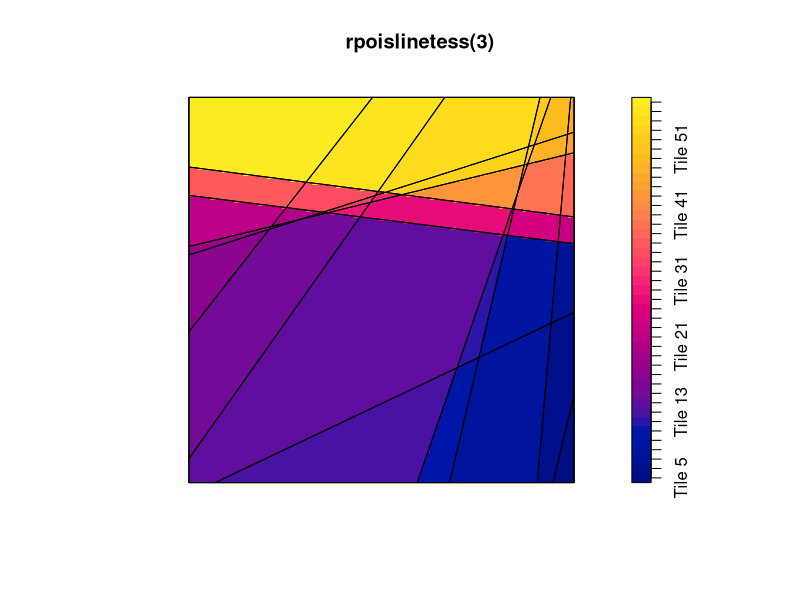

Source code (R):
library(spatstat)


### Name: rpoislinetess
### Title: Poisson Line Tessellation
### Aliases: rpoislinetess
### Keywords: spatial datagen

### ** Examples

 X <- rpoislinetess(3)
 plot(as.im(X), main="rpoislinetess(3)")
 plot(X, add=TRUE)
